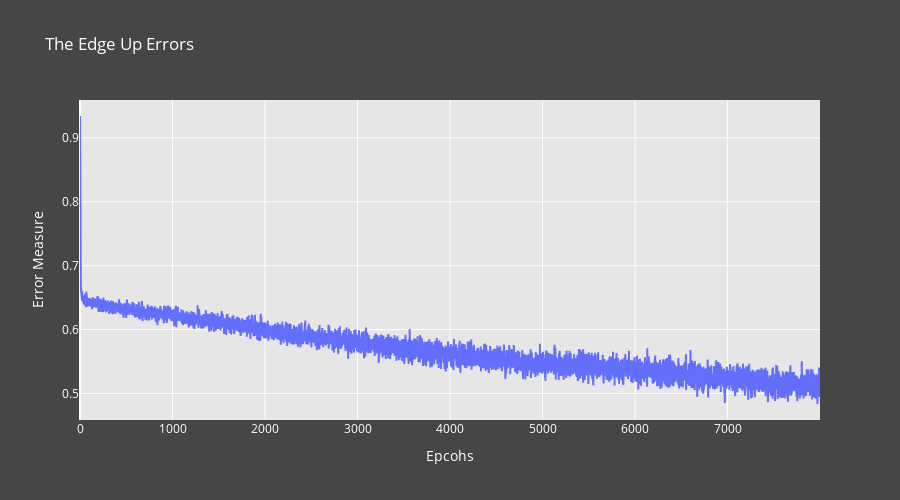

The notebook cell saved with this chart:
### Markdown cell above
### **_Validation_**

### Code cell
# Up network's errors
Error_Plot(Epochs, Errors, "The Edge Up Errors")

### Figure 1 — Plotly figure (JSON) as saved in the notebook; plotly's stock layout.template omitted (floating-point values rounded to 4 significant figures; data arrays with more than 128 entries replaced by an {"elided": "..."} marker saying what was removed)
{"data": [{"mode": "lines", "type": "scatter", "x": {"elided": "8000 int values"}, "y": {"elided": "8000 float values"}}], "layout": {"height": 500, "paper_bgcolor": "rgba(70,70,70,1)", "plot_bgcolor": "rgba(230,230,230,1)", "title": {"font": {"color": "White"}, "text": "The Edge Up Errors"}, "xaxis": {"tickfont": {"color": "White"}, "title": {"font": {"color": "White"}, "text": "Epcohs"}}, "yaxis": {"tickfont": {"color": "White"}, "title": {"font": {"color": "White"}, "text": "Error Measure"}}}}
